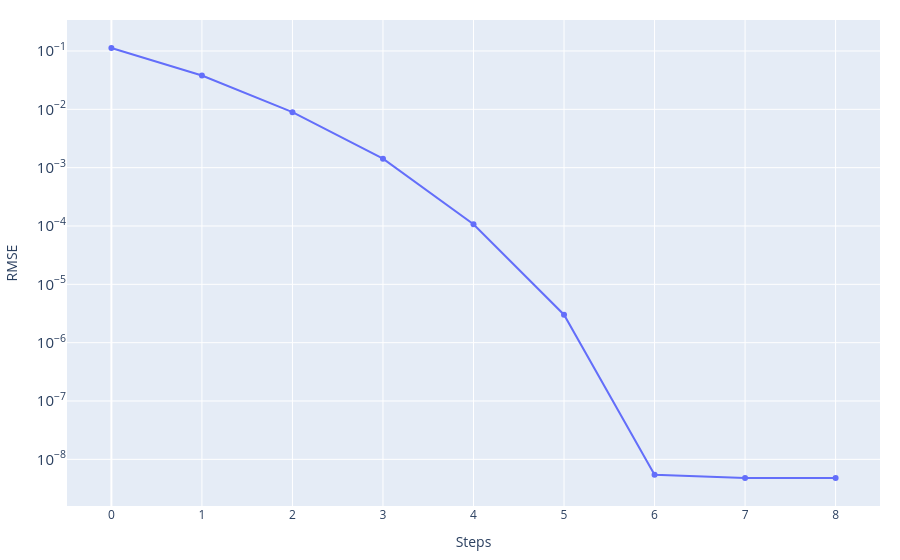
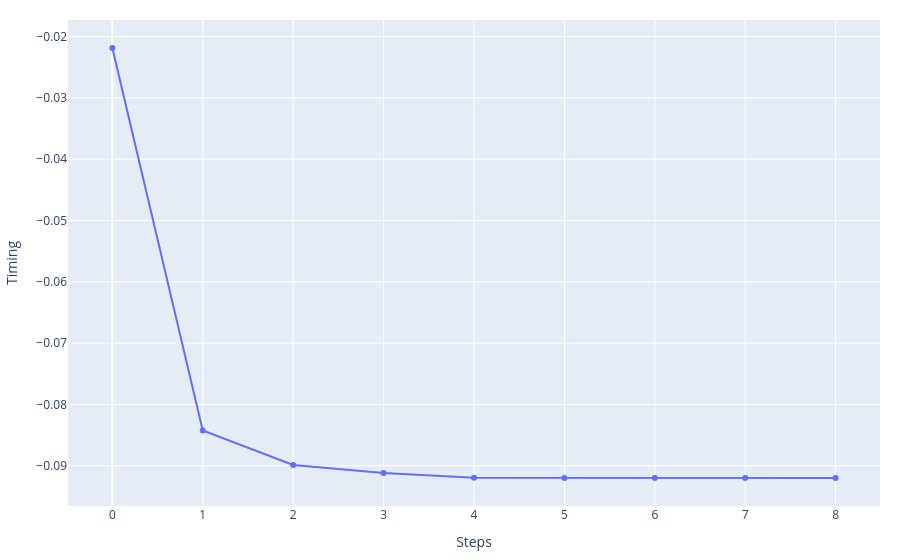
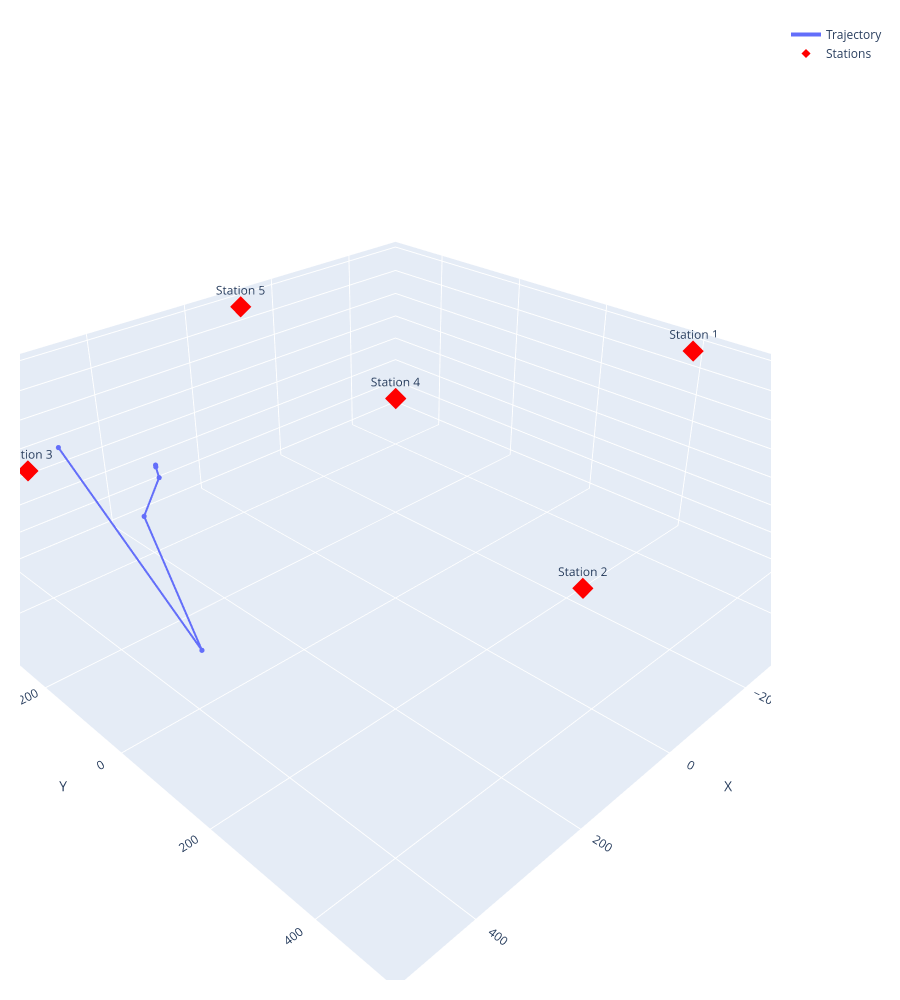

Notebook code for these charts, in order:
### Code cell
event_best_LM, history_LM, cost_story_LM, misfit_fin_LM = Levenberg_Marquardt.Levenberg_Marquardt(
    stations=stations_norm,
    event_test=np.copy(event_ini),
    n_iteration=1_000,
    vp=vp)

print('Best fitt with:')
print(f'\t- RMSE = {misfit_fin_LM}')
print(f'\t- Event = {event_best_LM}')

Results['Levenberg-Marquardt'] = {'X':event_best_LM['X'],
                                  'Y':event_best_LM['Y'],
                                  'Z':event_best_LM['Z'],
                                  't':event_best_LM['t'],
                                  'RMSE':misfit_fin_LM}

_ = graphics.history_2d(cost_story_LM, 'RMSE', log_y=True, filename=None)
_ = graphics.history_2d(history_LM[:, 3], 'Timing', filename=None)
_ = graphics.history_3d(history_LM[:, :3], stations_norm, filename=None)

### Figure 1 — Plotly figure (JSON) as saved in the notebook; plotly's stock layout.template omitted (floating-point values rounded to 4 significant figures)
{"data": [{"mode": "lines+markers", "name": "RMSE", "type": "scatter", "x": [0, 1, 2, 3, 4, 5, 6, 7, 8], "y": [0.1123, 0.03796, 0.00893, 0.001427, 0.0001071, 3.013e-06, 5.426e-09, 4.8e-09, 4.8e-09]}], "layout": {"hovermode": "x unified", "margin": {"b": 20, "l": 20, "r": 20, "t": 20}, "title": {}, "xaxis": {"showgrid": true, "title": {"text": "Steps"}}, "yaxis": {"exponentformat": "power", "showgrid": true, "title": {"text": "RMSE"}, "type": "log"}}}

### Figure 2 — Plotly figure (JSON) as saved in the notebook; plotly's stock layout.template omitted (floating-point values rounded to 4 significant figures)
{"data": [{"mode": "lines+markers", "name": "Timing", "type": "scatter", "x": [0, 1, 2, 3, 4, 5, 6, 7, 8], "y": [-0.02187, -0.08424, -0.08988, -0.09117, -0.09197, -0.09199, -0.09199, -0.09199, -0.09199]}], "layout": {"hovermode": "x unified", "margin": {"b": 20, "l": 20, "r": 20, "t": 20}, "title": {}, "xaxis": {"showgrid": true, "title": {"text": "Steps"}}, "yaxis": {"exponentformat": "power", "showgrid": true, "title": {"text": "Timing"}, "type": "linear"}}}

### Figure 3 — Plotly figure (JSON) as saved in the notebook; plotly's stock layout.template omitted (floating-point values rounded to 4 significant figures)
{"data": [{"customdata": ["0", "1", "2", "3", "4", "5", "6", "7", "8"], "hovertemplate": "<b>Step %{customdata}</b><br>X: %{x:.2f}<br>Y: %{y:.2f}<br>Z: %{z:.2f}<extra></extra>", "line": {"width": 4}, "marker": {"size": 3}, "mode": "lines+markers", "name": "Trajectory", "type": "scatter3d", "x": [316.9, 321.1, 354.5, 330.6, 333.3, 333.3, 333.3, 333.3, 333.3], "y": [-463.2, -98.21, -161.7, -148.2, -149.4, -149.4, -149.4, -149.4, -149.4], "z": [-135.1, -350.5, -125.3, -65.38, -47.52, -44.64, -44.56, -44.56, -44.56]}, {"hovertemplate": "<b>%{text}</b><br>X: %{x:.2f}<br>Y: %{y:.2f}<br>Z: %{z:.2f}<extra></extra>", "marker": {"color": "red", "size": 7, "symbol": "diamond"}, "mode": "markers+text", "name": "Stations", "text": ["Station 1", "Station 2", "Station 3", "Station 4", "Station 5"], "textposition": "top center", "type": "scatter3d", "x": [-500.0, 200.0, 500.0, 0.0, -100.0], "y": [200.0, 500.0, -200.0, 0.0, -500.0], "z": [-10.0, -10.0, -10.0, 0.0, -10.0]}], "layout": {"height": 1000, "margin": {"b": 20, "l": 20, "r": 20, "t": 20}, "scene": {"aspectmode": "data", "camera": {"eye": {"x": 1.5, "y": 1.5, "z": 1.2}}, "xaxis": {"showgrid": true, "title": {"text": "X"}}, "yaxis": {"showgrid": true, "title": {"text": "Y"}}, "zaxis": {"showgrid": true, "title": {"text": "Z"}}}, "title": {}}}
